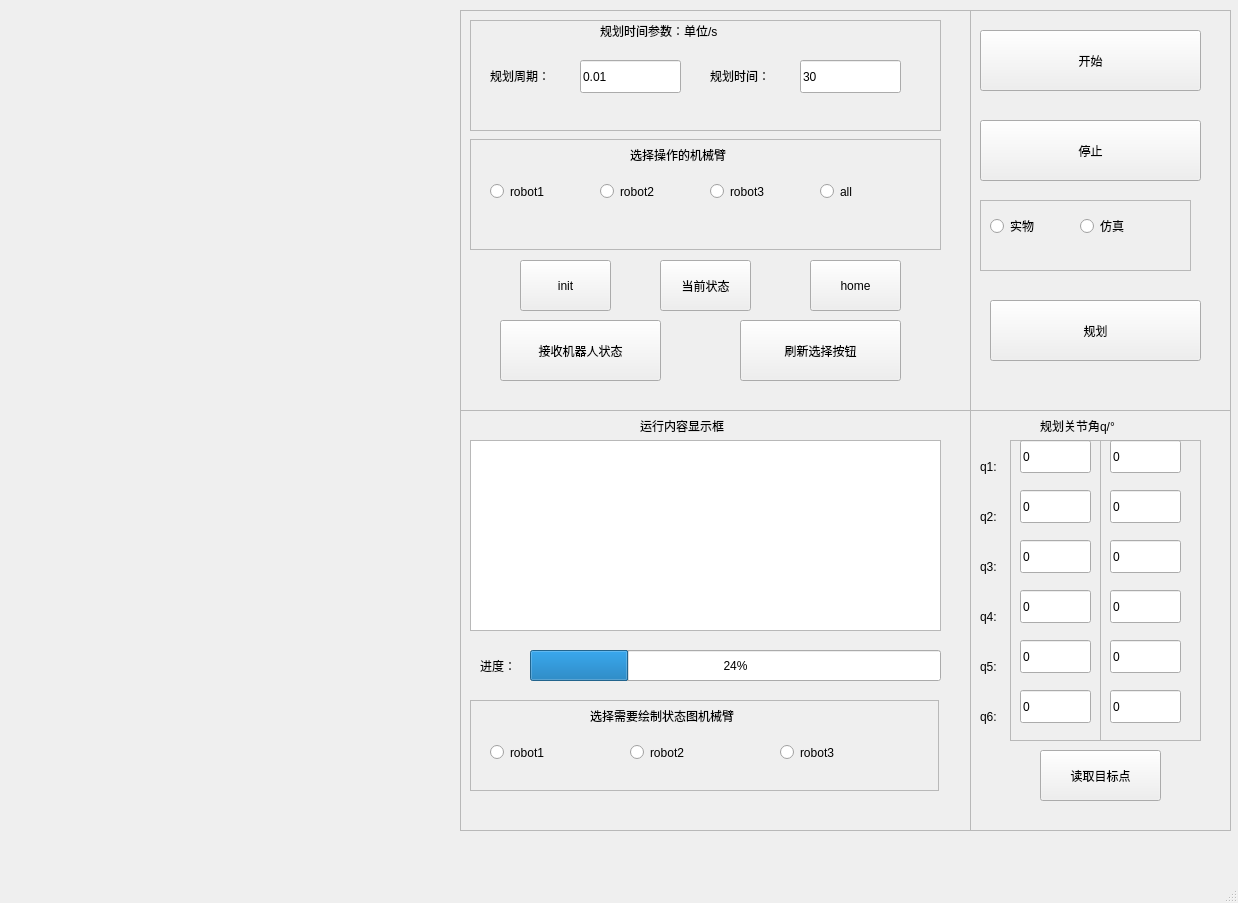
<?xml version="1.0" encoding="UTF-8"?>
<ui version="4.0">
 <class>UrsForm3</class>
 <widget class="QMainWindow" name="UrsForm3">
  <property name="geometry">
   <rect>
    <x>0</x>
    <y>0</y>
    <width>1238</width>
    <height>903</height>
   </rect>
  </property>
  <property name="windowTitle">
   <string>MainWindow</string>
  </property>
  <property name="iconSize">
   <size>
    <width>16</width>
    <height>16</height>
   </size>
  </property>
  <property name="animated">
   <bool>false</bool>
  </property>
  <widget class="QWidget" name="centralwidget">
   <widget class="QWidget" name="horizontalLayoutWidget">
    <property name="geometry">
     <rect>
      <x>10</x>
      <y>10</y>
      <width>451</width>
      <height>401</height>
     </rect>
    </property>
    <layout class="QHBoxLayout" name="horizontalLayout_1"/>
   </widget>
   <widget class="QWidget" name="horizontalLayoutWidget_2">
    <property name="geometry">
     <rect>
      <x>10</x>
      <y>410</y>
      <width>451</width>
      <height>421</height>
     </rect>
    </property>
    <layout class="QHBoxLayout" name="horizontalLayout_2"/>
   </widget>
   <widget class="QWidget" name="horizontalLayoutWidget_5">
    <property name="geometry">
     <rect>
      <x>460</x>
      <y>410</y>
      <width>511</width>
      <height>421</height>
     </rect>
    </property>
    <layout class="QHBoxLayout" name="horizontalLayout_5">
     <item>
      <widget class="QFrame" name="frame">
       <property name="frameShape">
        <enum>QFrame::StyledPanel</enum>
       </property>
       <property name="frameShadow">
        <enum>QFrame::Raised</enum>
       </property>
       <widget class="QTextEdit" name="textEdit">
        <property name="geometry">
         <rect>
          <x>10</x>
          <y>30</y>
          <width>471</width>
          <height>191</height>
         </rect>
        </property>
       </widget>
       <widget class="QLabel" name="label">
        <property name="geometry">
         <rect>
          <x>180</x>
          <y>0</y>
          <width>131</width>
          <height>31</height>
         </rect>
        </property>
        <property name="text">
         <string>运行内容显示框</string>
        </property>
       </widget>
       <widget class="QProgressBar" name="progressBar">
        <property name="geometry">
         <rect>
          <x>70</x>
          <y>240</y>
          <width>411</width>
          <height>31</height>
         </rect>
        </property>
        <property name="value">
         <number>24</number>
        </property>
       </widget>
       <widget class="QLabel" name="label_15">
        <property name="geometry">
         <rect>
          <x>20</x>
          <y>240</y>
          <width>51</width>
          <height>31</height>
         </rect>
        </property>
        <property name="text">
         <string>进度：</string>
        </property>
       </widget>
       <widget class="QFrame" name="frame_7">
        <property name="geometry">
         <rect>
          <x>10</x>
          <y>290</y>
          <width>469</width>
          <height>91</height>
         </rect>
        </property>
        <property name="frameShape">
         <enum>QFrame::StyledPanel</enum>
        </property>
        <property name="frameShadow">
         <enum>QFrame::Raised</enum>
        </property>
        <widget class="QLabel" name="label_19">
         <property name="geometry">
          <rect>
           <x>120</x>
           <y>0</y>
           <width>231</width>
           <height>31</height>
          </rect>
         </property>
         <property name="text">
          <string>选择需要绘制状态图机械臂</string>
         </property>
        </widget>
        <widget class="QRadioButton" name="radioButton_robot1_2">
         <property name="geometry">
          <rect>
           <x>20</x>
           <y>40</y>
           <width>91</width>
           <height>25</height>
          </rect>
         </property>
         <property name="text">
          <string>robot1</string>
         </property>
        </widget>
        <widget class="QRadioButton" name="radioButton_robot2_2">
         <property name="geometry">
          <rect>
           <x>160</x>
           <y>40</y>
           <width>91</width>
           <height>25</height>
          </rect>
         </property>
         <property name="text">
          <string>robot2</string>
         </property>
        </widget>
        <widget class="QRadioButton" name="radioButton_robot3_2">
         <property name="geometry">
          <rect>
           <x>310</x>
           <y>40</y>
           <width>91</width>
           <height>25</height>
          </rect>
         </property>
         <property name="text">
          <string>robot3</string>
         </property>
        </widget>
       </widget>
      </widget>
     </item>
    </layout>
   </widget>
   <widget class="QWidget" name="horizontalLayoutWidget_6">
    <property name="geometry">
     <rect>
      <x>460</x>
      <y>10</y>
      <width>511</width>
      <height>401</height>
     </rect>
    </property>
    <layout class="QHBoxLayout" name="horizontalLayout_6">
     <item>
      <widget class="QFrame" name="frame_4">
       <property name="frameShape">
        <enum>QFrame::StyledPanel</enum>
       </property>
       <property name="frameShadow">
        <enum>QFrame::Raised</enum>
       </property>
       <widget class="QWidget" name="verticalLayoutWidget_3">
        <property name="geometry">
         <rect>
          <x>10</x>
          <y>10</y>
          <width>471</width>
          <height>111</height>
         </rect>
        </property>
        <layout class="QVBoxLayout" name="verticalLayout_3">
         <item>
          <widget class="QFrame" name="frame_3">
           <property name="frameShape">
            <enum>QFrame::StyledPanel</enum>
           </property>
           <property name="frameShadow">
            <enum>QFrame::Raised</enum>
           </property>
           <widget class="QLabel" name="label_14">
            <property name="geometry">
             <rect>
              <x>240</x>
              <y>40</y>
              <width>91</width>
              <height>31</height>
             </rect>
            </property>
            <property name="text">
             <string>规划时间：</string>
            </property>
           </widget>
           <widget class="QLineEdit" name="lineEdit_t">
            <property name="geometry">
             <rect>
              <x>330</x>
              <y>40</y>
              <width>101</width>
              <height>33</height>
             </rect>
            </property>
            <property name="text">
             <string>30</string>
            </property>
           </widget>
           <widget class="QLineEdit" name="lineEdit_T">
            <property name="geometry">
             <rect>
              <x>110</x>
              <y>40</y>
              <width>101</width>
              <height>33</height>
             </rect>
            </property>
            <property name="text">
             <string>0.01</string>
            </property>
           </widget>
           <widget class="QLabel" name="label_12">
            <property name="geometry">
             <rect>
              <x>20</x>
              <y>40</y>
              <width>91</width>
              <height>31</height>
             </rect>
            </property>
            <property name="text">
             <string>规划周期：</string>
            </property>
           </widget>
           <widget class="QLabel" name="label_13">
            <property name="geometry">
             <rect>
              <x>130</x>
              <y>0</y>
              <width>239</width>
              <height>21</height>
             </rect>
            </property>
            <property name="text">
             <string>规划时间参数：单位/s</string>
            </property>
           </widget>
          </widget>
         </item>
        </layout>
       </widget>
       <widget class="QPushButton" name="button_receive">
        <property name="geometry">
         <rect>
          <x>40</x>
          <y>310</y>
          <width>161</width>
          <height>61</height>
         </rect>
        </property>
        <property name="text">
         <string>接收机器人状态</string>
        </property>
        <property name="autoDefault">
         <bool>true</bool>
        </property>
       </widget>
       <widget class="QPushButton" name="button_init">
        <property name="geometry">
         <rect>
          <x>60</x>
          <y>250</y>
          <width>91</width>
          <height>51</height>
         </rect>
        </property>
        <property name="text">
         <string>init</string>
        </property>
        <property name="autoDefault">
         <bool>true</bool>
        </property>
       </widget>
       <widget class="QPushButton" name="button_home">
        <property name="geometry">
         <rect>
          <x>350</x>
          <y>250</y>
          <width>91</width>
          <height>51</height>
         </rect>
        </property>
        <property name="text">
         <string>home</string>
        </property>
        <property name="autoDefault">
         <bool>true</bool>
        </property>
       </widget>
       <widget class="QWidget" name="horizontalLayoutWidget_3">
        <property name="geometry">
         <rect>
          <x>10</x>
          <y>129</y>
          <width>471</width>
          <height>111</height>
         </rect>
        </property>
        <layout class="QHBoxLayout" name="horizontalLayout">
         <item>
          <widget class="QFrame" name="frame_2">
           <property name="frameShape">
            <enum>QFrame::StyledPanel</enum>
           </property>
           <property name="frameShadow">
            <enum>QFrame::Raised</enum>
           </property>
           <widget class="QLabel" name="label_18">
            <property name="geometry">
             <rect>
              <x>160</x>
              <y>0</y>
              <width>151</width>
              <height>31</height>
             </rect>
            </property>
            <property name="text">
             <string>选择操作的机械臂</string>
            </property>
           </widget>
           <widget class="QRadioButton" name="radioButton_robot1">
            <property name="geometry">
             <rect>
              <x>20</x>
              <y>40</y>
              <width>91</width>
              <height>25</height>
             </rect>
            </property>
            <property name="text">
             <string>robot1</string>
            </property>
           </widget>
           <widget class="QRadioButton" name="radioButton_robot2">
            <property name="geometry">
             <rect>
              <x>130</x>
              <y>40</y>
              <width>91</width>
              <height>25</height>
             </rect>
            </property>
            <property name="text">
             <string>robot2</string>
            </property>
           </widget>
           <widget class="QRadioButton" name="radioButton_robot3">
            <property name="geometry">
             <rect>
              <x>240</x>
              <y>40</y>
              <width>91</width>
              <height>25</height>
             </rect>
            </property>
            <property name="text">
             <string>robot3</string>
            </property>
           </widget>
           <widget class="QRadioButton" name="radioButton_all">
            <property name="geometry">
             <rect>
              <x>350</x>
              <y>40</y>
              <width>91</width>
              <height>25</height>
             </rect>
            </property>
            <property name="text">
             <string>all</string>
            </property>
           </widget>
          </widget>
         </item>
        </layout>
       </widget>
       <widget class="QPushButton" name="button_refresh">
        <property name="geometry">
         <rect>
          <x>280</x>
          <y>310</y>
          <width>161</width>
          <height>61</height>
         </rect>
        </property>
        <property name="text">
         <string>刷新选择按钮</string>
        </property>
        <property name="autoDefault">
         <bool>true</bool>
        </property>
       </widget>
       <widget class="QPushButton" name="button_state">
        <property name="geometry">
         <rect>
          <x>200</x>
          <y>250</y>
          <width>91</width>
          <height>51</height>
         </rect>
        </property>
        <property name="text">
         <string>当前状态</string>
        </property>
        <property name="autoDefault">
         <bool>true</bool>
        </property>
       </widget>
      </widget>
     </item>
    </layout>
   </widget>
   <widget class="QWidget" name="verticalLayoutWidget">
    <property name="geometry">
     <rect>
      <x>970</x>
      <y>410</y>
      <width>261</width>
      <height>421</height>
     </rect>
    </property>
    <layout class="QVBoxLayout" name="verticalLayout">
     <item>
      <widget class="QFrame" name="frame_6">
       <property name="frameShape">
        <enum>QFrame::StyledPanel</enum>
       </property>
       <property name="frameShadow">
        <enum>QFrame::Raised</enum>
       </property>
       <widget class="QLabel" name="label_4">
        <property name="geometry">
         <rect>
          <x>10</x>
          <y>190</y>
          <width>31</width>
          <height>33</height>
         </rect>
        </property>
        <property name="text">
         <string>q4:</string>
        </property>
       </widget>
       <widget class="QLabel" name="label_5">
        <property name="geometry">
         <rect>
          <x>10</x>
          <y>290</y>
          <width>31</width>
          <height>33</height>
         </rect>
        </property>
        <property name="text">
         <string>q6:</string>
        </property>
       </widget>
       <widget class="QLabel" name="label_7">
        <property name="geometry">
         <rect>
          <x>10</x>
          <y>240</y>
          <width>31</width>
          <height>33</height>
         </rect>
        </property>
        <property name="text">
         <string>q5:</string>
        </property>
       </widget>
       <widget class="QLabel" name="label_3">
        <property name="geometry">
         <rect>
          <x>70</x>
          <y>0</y>
          <width>121</width>
          <height>31</height>
         </rect>
        </property>
        <property name="text">
         <string>规划关节角q/°</string>
        </property>
       </widget>
       <widget class="QLabel" name="label_8">
        <property name="geometry">
         <rect>
          <x>10</x>
          <y>140</y>
          <width>31</width>
          <height>33</height>
         </rect>
        </property>
        <property name="text">
         <string>q3:</string>
        </property>
       </widget>
       <widget class="QLabel" name="label_9">
        <property name="geometry">
         <rect>
          <x>10</x>
          <y>90</y>
          <width>31</width>
          <height>33</height>
         </rect>
        </property>
        <property name="text">
         <string>q2:</string>
        </property>
       </widget>
       <widget class="QLabel" name="label_10">
        <property name="geometry">
         <rect>
          <x>10</x>
          <y>40</y>
          <width>31</width>
          <height>33</height>
         </rect>
        </property>
        <property name="text">
         <string>q1:</string>
        </property>
       </widget>
       <widget class="QPushButton" name="button_read">
        <property name="geometry">
         <rect>
          <x>70</x>
          <y>340</y>
          <width>121</width>
          <height>51</height>
         </rect>
        </property>
        <property name="text">
         <string>读取目标点</string>
        </property>
        <property name="autoDefault">
         <bool>true</bool>
        </property>
       </widget>
       <widget class="QFrame" name="frame_11">
        <property name="geometry">
         <rect>
          <x>40</x>
          <y>30</y>
          <width>91</width>
          <height>301</height>
         </rect>
        </property>
        <property name="frameShape">
         <enum>QFrame::StyledPanel</enum>
        </property>
        <property name="frameShadow">
         <enum>QFrame::Raised</enum>
        </property>
        <widget class="QLineEdit" name="lineEdit_q6_3">
         <property name="geometry">
          <rect>
           <x>10</x>
           <y>250</y>
           <width>71</width>
           <height>33</height>
          </rect>
         </property>
         <property name="text">
          <string>0</string>
         </property>
        </widget>
        <widget class="QLineEdit" name="lineEdit_q2_3">
         <property name="geometry">
          <rect>
           <x>10</x>
           <y>50</y>
           <width>71</width>
           <height>33</height>
          </rect>
         </property>
         <property name="text">
          <string>0</string>
         </property>
        </widget>
        <widget class="QLineEdit" name="lineEdit_q1_3">
         <property name="geometry">
          <rect>
           <x>10</x>
           <y>0</y>
           <width>71</width>
           <height>33</height>
          </rect>
         </property>
         <property name="text">
          <string>0</string>
         </property>
        </widget>
        <widget class="QLineEdit" name="lineEdit_q4_3">
         <property name="geometry">
          <rect>
           <x>10</x>
           <y>150</y>
           <width>71</width>
           <height>33</height>
          </rect>
         </property>
         <property name="text">
          <string>0</string>
         </property>
        </widget>
        <widget class="QLineEdit" name="lineEdit_q5_3">
         <property name="geometry">
          <rect>
           <x>10</x>
           <y>200</y>
           <width>71</width>
           <height>33</height>
          </rect>
         </property>
         <property name="text">
          <string>0</string>
         </property>
        </widget>
        <widget class="QLineEdit" name="lineEdit_q3_3">
         <property name="geometry">
          <rect>
           <x>10</x>
           <y>100</y>
           <width>71</width>
           <height>33</height>
          </rect>
         </property>
         <property name="text">
          <string>0</string>
         </property>
        </widget>
       </widget>
       <widget class="QFrame" name="frame_9">
        <property name="geometry">
         <rect>
          <x>130</x>
          <y>30</y>
          <width>101</width>
          <height>301</height>
         </rect>
        </property>
        <property name="frameShape">
         <enum>QFrame::StyledPanel</enum>
        </property>
        <property name="frameShadow">
         <enum>QFrame::Raised</enum>
        </property>
        <widget class="QLineEdit" name="lineEdit_q6">
         <property name="geometry">
          <rect>
           <x>10</x>
           <y>250</y>
           <width>71</width>
           <height>33</height>
          </rect>
         </property>
         <property name="text">
          <string>0</string>
         </property>
        </widget>
        <widget class="QLineEdit" name="lineEdit_q2">
         <property name="geometry">
          <rect>
           <x>10</x>
           <y>50</y>
           <width>71</width>
           <height>33</height>
          </rect>
         </property>
         <property name="text">
          <string>0</string>
         </property>
        </widget>
        <widget class="QLineEdit" name="lineEdit_q1">
         <property name="geometry">
          <rect>
           <x>10</x>
           <y>0</y>
           <width>71</width>
           <height>33</height>
          </rect>
         </property>
         <property name="text">
          <string>0</string>
         </property>
        </widget>
        <widget class="QLineEdit" name="lineEdit_q4">
         <property name="geometry">
          <rect>
           <x>10</x>
           <y>150</y>
           <width>71</width>
           <height>33</height>
          </rect>
         </property>
         <property name="text">
          <string>0</string>
         </property>
        </widget>
        <widget class="QLineEdit" name="lineEdit_q5">
         <property name="geometry">
          <rect>
           <x>10</x>
           <y>200</y>
           <width>71</width>
           <height>33</height>
          </rect>
         </property>
         <property name="text">
          <string>0</string>
         </property>
        </widget>
        <widget class="QLineEdit" name="lineEdit_q3">
         <property name="geometry">
          <rect>
           <x>10</x>
           <y>100</y>
           <width>71</width>
           <height>33</height>
          </rect>
         </property>
         <property name="text">
          <string>0</string>
         </property>
        </widget>
       </widget>
       <zorder>label_4</zorder>
       <zorder>label_7</zorder>
       <zorder>label_5</zorder>
       <zorder>label_3</zorder>
       <zorder>label_8</zorder>
       <zorder>label_9</zorder>
       <zorder>label_10</zorder>
       <zorder>button_read</zorder>
       <zorder>frame_11</zorder>
       <zorder>frame_9</zorder>
      </widget>
     </item>
    </layout>
   </widget>
   <widget class="QWidget" name="verticalLayoutWidget_2">
    <property name="geometry">
     <rect>
      <x>970</x>
      <y>10</y>
      <width>261</width>
      <height>401</height>
     </rect>
    </property>
    <layout class="QVBoxLayout" name="verticalLayout_2">
     <item>
      <widget class="QFrame" name="frame_5">
       <property name="frameShape">
        <enum>QFrame::StyledPanel</enum>
       </property>
       <property name="frameShadow">
        <enum>QFrame::Raised</enum>
       </property>
       <widget class="QPushButton" name="button_begin">
        <property name="geometry">
         <rect>
          <x>10</x>
          <y>20</y>
          <width>221</width>
          <height>61</height>
         </rect>
        </property>
        <property name="text">
         <string>开始</string>
        </property>
        <property name="iconSize">
         <size>
          <width>16</width>
          <height>16</height>
         </size>
        </property>
        <property name="autoRepeat">
         <bool>false</bool>
        </property>
        <property name="autoExclusive">
         <bool>false</bool>
        </property>
        <property name="autoRepeatDelay">
         <number>400</number>
        </property>
        <property name="autoRepeatInterval">
         <number>200</number>
        </property>
        <property name="autoDefault">
         <bool>true</bool>
        </property>
        <property name="flat">
         <bool>false</bool>
        </property>
       </widget>
       <widget class="QPushButton" name="button_stop">
        <property name="geometry">
         <rect>
          <x>10</x>
          <y>110</y>
          <width>221</width>
          <height>61</height>
         </rect>
        </property>
        <property name="text">
         <string>停止</string>
        </property>
        <property name="autoDefault">
         <bool>true</bool>
        </property>
       </widget>
       <widget class="QWidget" name="layoutWidget_2">
        <property name="geometry">
         <rect>
          <x>10</x>
          <y>190</y>
          <width>211</width>
          <height>71</height>
         </rect>
        </property>
        <layout class="QVBoxLayout" name="verticalLayout_4">
         <item>
          <widget class="QFrame" name="frame_8">
           <property name="frameShape">
            <enum>QFrame::StyledPanel</enum>
           </property>
           <property name="frameShadow">
            <enum>QFrame::Raised</enum>
           </property>
           <widget class="QRadioButton" name="radioButton_real">
            <property name="geometry">
             <rect>
              <x>10</x>
              <y>10</y>
              <width>71</width>
              <height>32</height>
             </rect>
            </property>
            <property name="text">
             <string>实物</string>
            </property>
           </widget>
           <widget class="QRadioButton" name="radioButton_gazebo">
            <property name="geometry">
             <rect>
              <x>100</x>
              <y>10</y>
              <width>71</width>
              <height>32</height>
             </rect>
            </property>
            <property name="text">
             <string>仿真</string>
            </property>
           </widget>
          </widget>
         </item>
        </layout>
       </widget>
       <widget class="QPushButton" name="button_plan">
        <property name="geometry">
         <rect>
          <x>20</x>
          <y>290</y>
          <width>211</width>
          <height>61</height>
         </rect>
        </property>
        <property name="text">
         <string>规划</string>
        </property>
        <property name="autoDefault">
         <bool>true</bool>
        </property>
       </widget>
      </widget>
     </item>
    </layout>
   </widget>
  </widget>
  <widget class="QMenuBar" name="menubar">
   <property name="geometry">
    <rect>
     <x>0</x>
     <y>0</y>
     <width>1238</width>
     <height>35</height>
    </rect>
   </property>
   <property name="defaultUp">
    <bool>false</bool>
   </property>
  </widget>
  <widget class="QStatusBar" name="statusbar"/>
 </widget>
 <resources/>
 <connections/>
</ui>
